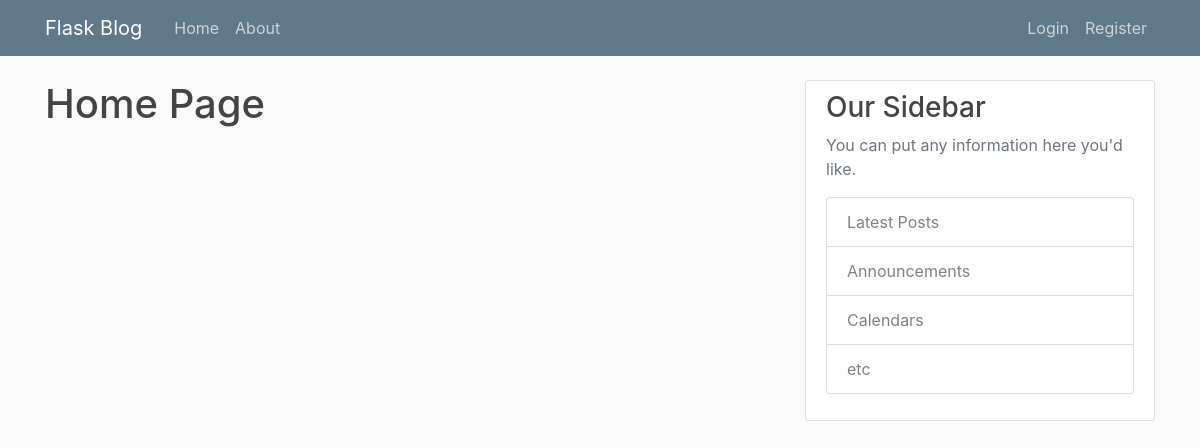
Page /home on the earlier database version.
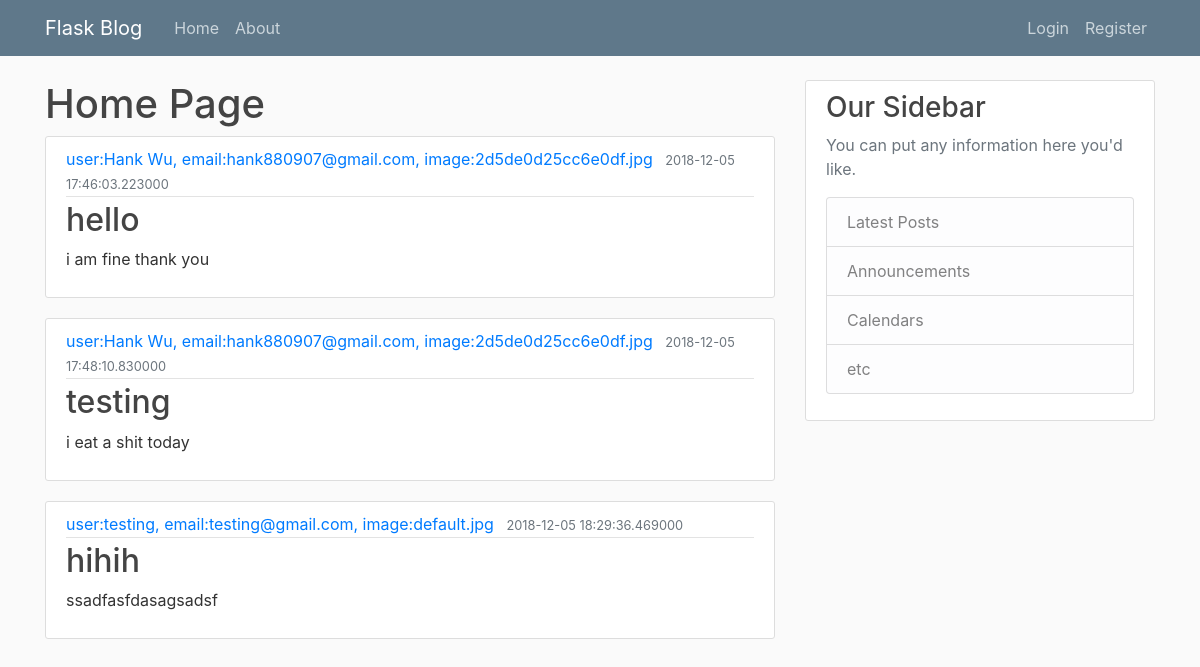
Same page on the later database version.
### flaskblog/models.py (models this page shows, shortened)
class Post(db.Model):
    id = db.Column(db.Integer, primary_key=True)
    title = db.Column(db.String(100) , nullable=False)
    date_posted = db.Column(db.DateTime, nullable=False, default=datetime.utcnow)
    content = db.Column(db.Text, nullable=False)
    user_id = db.Column(db.Integer, db.ForeignKey('user.id'), nullable=False) # what does the foreign Key dose?

class User(db.Model, UserMixin):
    id = db.Column(db.Integer, primary_key=True)
    username = db.Column(db.String(20), unique=True, nullable=False)
    email = db.Column(db.String(120), unique=True, nullable=False)
    image_file = db.Column(db.String(20), nullable=False, default='default.jpg')
    password = db.Column(db.String(60), nullable=False)
    posts = db.relationship('Post', backref='author', lazy=True) # the string 'Post' refer to the class post
    def __repr__(self):
        return "user:{}, email:{}, image:{}".format(self.username, self.email, self.image_file)

### flaskblog/route.py (the view)
@app.route("/")
@app.route("/home")
def home():
    posts = Post.query.all()
    return render_template("home.html", posts=posts)

### flaskblog/templates/home.html
{% extends "layout.html"%}
{%block content%}
    <h1>Home Page</h1>
    {% for post in posts%}
        <article class="media content-section">
          <div class="media-body">
            <div class="article-metadata">
              <a class="mr-2" href="#">{{ post.author }}</a>
              <small class="text-muted">{{ post.date_posted }}</small>
            </div>
            <h2><a class="article-title" href="#">{{ post.title }}</a></h2>
            <p class="article-content">{{ post.content }}</p>
          </div>
        </article>
    {% endfor %}
{% endblock content%}

### flaskblog/templates/layout.html (shortened to what this page needs)
<!DOCTYPE html>
<html>
<head>
    <link rel="stylesheet" href="https://stackpath.bootstrapcdn.com/bootstrap/4.1.3/css/bootstrap.min.css">
    <link rel="stylesheet" type="text/css" href="{{url_for('static', filename='main.css')}}">
</head>
<body>
    <header class="site-header">
      <nav class="navbar navbar-expand-md navbar-dark bg-steel fixed-top">
        <div class="container">
          <a class="navbar-brand mr-4" href="/">Flask Blog</a>
          <div class="collapse navbar-collapse" id="navbarToggle">
            <div class="navbar-nav mr-auto">
              <a class="nav-item nav-link" href="/">Home</a>
              <a class="nav-item nav-link" href="/about">About</a>
            </div>
            <div class="navbar-nav">
              {% if current_user.is_authenticated%}
                <a class = "nav-item nav-link" href="/post/new">post</a>
                <a class = "nav-item nav-link" href="/account">{{current_user.username}}</a>
                <a class = "nav-item nav-link" href="/logout">Logout</a>
              {% else %}
                <a class="nav-item nav-link" href="/login">Login</a>
                <a class="nav-item nav-link" href="/register">Register</a>
              {% endif %}
            </div>
          </div>
        </div>
      </nav>
    </header>
    <main role="main" class="container">
      <div class="row">
        <div class="col-md-8">
          {% block content %}{% endblock %}
        </div>
        <div class="col-md-4">
          <div class="content-section">
            <h3>Our Sidebar</h3>
            <p class='text-muted'>You can put any information here you'd like.
              <ul class="list-group">
                <li class="list-group-item list-group-item-light">Latest Posts</li>
                <li class="list-group-item list-group-item-light">Announcements</li>
                <li class="list-group-item list-group-item-light">Calendars</li>
                <li class="list-group-item list-group-item-light">etc</li>
              </ul>
            </p>
          </div>
        </div>
      </div>
    </main>
</body>
</html>

### flaskblog/static/main.css (style rules this page uses)
body { background: #fafafa; color: #333333; margin-top: 5rem; }
h1, h2, h3, h4, h5, h6 { color: #444444; }
.bg-steel { background-color: #5f788a; }
.site-header .navbar-nav .nav-link { color: #cbd5db; }
.content-section { background: #ffffff; padding: 10px 20px; border: 1px solid #dddddd; border-radius: 3px; margin-bottom: 20px; }
.article-title { color: #444444; }
.article-content { white-space: pre-line; }
.article-metadata { padding-bottom: 1px; margin-bottom: 4px; border-bottom: 1px solid #e3e3e3 }

Differences in the rows shown:
added Post: author "user:Hank Wu, email:hank880907@gmail.com, image:2d5de0d25cc6e0df.jpg", date_posted "2018-12-05 17:46:03.223000", title "hello", content "i am fine thank you"
added Post: author "user:Hank Wu, email:hank880907@gmail.com, image:2d5de0d25cc6e0df.jpg", date_posted "2018-12-05 17:48:10.830000", title "testing", content "i eat a shit today"
added Post: author "user:testing, email:testing@gmail.com, image:default.jpg", date_posted "2018-12-05 18:29:36.469000", title "hihih", content "ssadfasfdasagsadsf"
